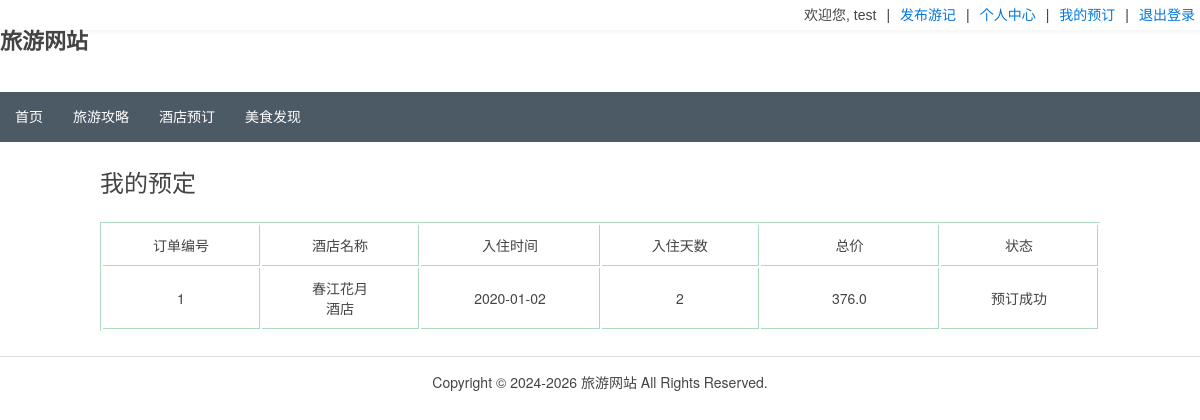
/my (signed in), run on the app's committed database.
### tour/models.py (models this page shows, shortened)
class Order(models.Model):
    hotel = models.ForeignKey(Hotel,on_delete=models.CASCADE)
    user = models.ForeignKey(User,on_delete=models.CASCADE)
    num=models.IntegerField(default=0,verbose_name='天数')
    price = models.FloatField(verbose_name=u'价格', default=0)
    date = models.CharField(max_length=20,blank=True,verbose_name=u'入驻时间')
    time = models.DateTimeField(blank=True, auto_now=True)
    class Meta:
        verbose_name = '订单'
        verbose_name_plural = verbose_name

class Hotel(models.Model):
    title = models.CharField(max_length=200,blank=True,null = False,verbose_name=u'酒店名称')
    pic = models.ImageField(upload_to="static/upload/",verbose_name=u'图片')
    intro = models.TextField(verbose_name=u'简介')
    price = models.FloatField(verbose_name=u'价格', default=0)
    tel=models.CharField(max_length=20,blank=True,verbose_name=u'电话')
    address = models.CharField(max_length=50, blank=True, null=True,verbose_name=u'地址')
    class Meta:
        verbose_name = '酒店'
        verbose_name_plural = verbose_name

### tour/views.py (the view)
# urls.py: url(r'^my', views.my),
@login_required
def my(request):
    res=Order.objects.filter(user=request.user  )
    return render(request, 'order.html',locals())

### templates/order.html (shortened to what this page needs)
{% extends "base.html" %}
{% load static %}
{% block head %}
<link rel="stylesheet" href="{% static 'css/index.css' %}" rel="stylesheet" type="text/css"/>
<link rel="stylesheet" href="{% static 'css/components/slideshow.min.css' %}" rel="stylesheet" type="text/css"/>
<link rel="stylesheet" href="{% static 'css/components/slidenav.min.css' %}" rel="stylesheet" type="text/css"/>
<link rel="stylesheet" href="{% static 'css/components/dotnav.min.css' %}" rel="stylesheet" type="text/css"/>
{% endblock %}
{% block content %}
<h2 style="padding-left: 100px;"> 我的预定 </h2>
<div style="padding:10px 100px;">
<table >
<tr>
    <td>订单编号</td>
    <td>酒店名称</td>
    <td>入住时间</td>
    <td>入住天数</td>
     <td>总价</td>
     <td>状态</td>
</tr>
{%   for it in res %}
<tr>
    <td>{{it.id}} </td>
    <td>{{it.hotel.title}} </td>
    <td>{{it.date}} </td>
    <td>{{it.num}} </td>
    <td>{{it.price}} </td>
    <td>预订成功 </td>
</tr>
{%  endfor %}
</table>
</div>
{% endblock content %}

### templates/base.html (shortened to what this page needs)
{% load static %}
<!DOCTYPE html>
<html lang="en">
<head>
    <link rel="stylesheet" href="{% static 'css/common.css' %}" rel="stylesheet" type="text/css"/>
    <link rel="stylesheet" href="{% static 'css/uikit.min.css' %}" rel="stylesheet" type="text/css"/>
    {% block head %}
    {% endblock %}
</head>
<body>
<div id="top">
    <div id="head_login" class="font">
        <div class="right">
            <ul id="box_login">
                {% if user.is_authenticated %}
                <li>欢迎您, {{ user.username }}</li>
                <li>|</li>
                <li><a class="nav-link" href="/publish">发布游记</a></li>
                <li>|</li>
                <li><a class="nav-link" href="/info">个人中心</a></li>
               <li>|</li>
                <li><a class="nav-link" href="/my">我的预订</a></li>
                <li>|</li>
                <li><a class="nav-link" href="/logout">退出登录</a></li>
                {% else %}
                <li><a class="nav-link" href="/login">登录</a></li>
                <li>|</li>
                <li><a class="nav-link" href="/register">注册</a></li>
                {% endif %}
            </ul>
        </div>
    </div>
</div>
<div style="width: 1200px;
    height: 62px;font-size: 22px;padding-top: 30px 0px 0px 0px;font-weight: bold;
    margin: 0 auto;">旅游网站
</div>
<div id="nav">
    <nav class="uk-navbar">
        <ul class="uk-navbar-nav">
            <li><a href="/">首页</a></li>
            <li><a href="/articles">旅游攻略</a></li>
            <li><a href="/hotel">酒店预订</a></li>
            <li><a href="/food_init">美食发现</a></li>
        </ul>
    </nav>
</div>
{% block content %}
{% endblock %}
<div style="margin: 0 auto; text-align: center;">
    <hr data-am-widget="divider" style="" class="am-divider am-divider-default"/>
    <div class="copyright">
        <p>
            Copyright © 2024-2026 旅游网站 All Rights Reserved.
        </p>
    </div>
</div>
</body>
</html>

### static/css/common.css (style rules this page uses)
html, body { width: 100%; background: #FFFFFF; margin: 0; padding: 0; }
#top { background: #FFFFFF; box-shadow: 0 2px 4px 0 rgba(0,0,0,.05); }
#head_login { width: 1200px; height: 30px; margin: 0 auto; font-size: 14px; }
#box_login { height: 30px; margin: 0; }
#box_login li { float: left; display: inline-block; margin: 0 5px; line-height: 30px; }
#nav { height: 50px; background: #4C5A65; }
#nav nav { width: 1200px; height: 50px; background: #4C5A65; margin: 0 auto; }
#nav ul li a { height: 50px; line-height: 50px; color: #FFFFFF; font-family: 'PingFang SC','Microsoft YaHei',SimHei,Arial,SimSun; }
.right { float: right; }
.font { font-family: 'PingFang SC','Microsoft YaHei',SimHei,Arial,SimSun; }

### templates/order.html (style rules this page uses)
td { text-align: center; width: 10%; border:solid #add9c0; border-width:0px 1px 1px 0px; padding:10px 50px; }
table { border:solid #add9c0; border-width:1px 0px 0px 1px; }

### data on the page
Order: id "1", hotel "春江花月酒店", date "2020-01-02", num "2", price "376.0"

### other printed values
{{ user.username }} "test"
